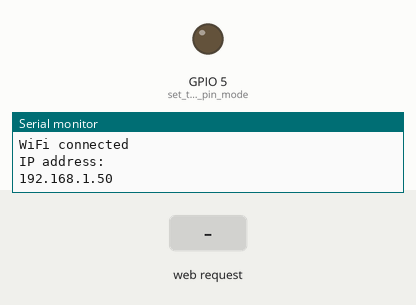
Bench run of a sketch on a simulated ESP32. Shown: output pins drawn as LEDs (lit = HIGH), the last lines printed to the serial monitor. The inputs (shaded band) are chosen by the test bench. WiFi joins after 1.5 s; servers stay silent unless stated.

Above: at 2.7 s.
2.8 s: HTTP request GET /H received
At 3.4 s:
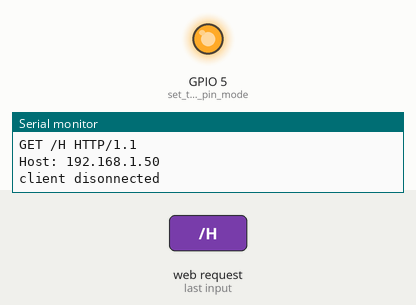
4.3 s: HTTP request GET /L received
At 5.7 s:
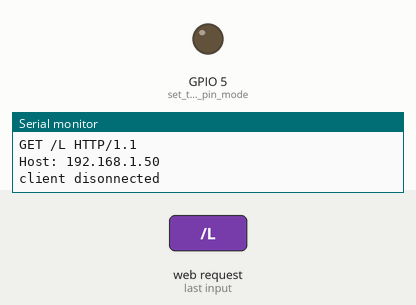
Timing chart, 0 to 7.3 s (numbered marks = the images above; inputs shaded):
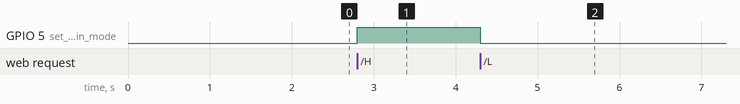

The sketch:

ESP32_webserver_range_t1.ino
```cpp
#include <WiFi.h>

const char* ssid     = "lucky";
const char* password = "laxmish53";
WiFiServer server(80);

void setup()
{
    Serial.begin(115200);
    pinMode(5, OUTPUT);      // set the LED pin mode

    delay(10);

    // We start by connecting to a WiFi network

    Serial.println();
    Serial.println();
    Serial.print("Connecting to ");
    Serial.println(ssid);

   WiFi.begin(ssid, password);


  WiFi.mode(WIFI_AP_STA);  //need both to serve the webpage and take commands via tcp
  IPAddress ip(1,2,3,4);
  IPAddress gateway(1,2,3,1);
  IPAddress subnet(255,255,255,0);
  WiFi.softAPConfig(ip, gateway, subnet);
  WiFi.softAP("ESP32"); //Access point is open

  delay(1000);
  IPAddress myIP = WiFi.softAPIP();
  Serial.print("AP IP address: ");
  Serial.println(myIP);
    while (WiFi.status() != WL_CONNECTED) {
        delay(500);
        Serial.print(".");
    }

    Serial.println("");
    Serial.println("WiFi connected");
    Serial.println("IP address: ");
    Serial.println(WiFi.localIP());

    server.begin();

}

int value = 0;

void loop(){
 WiFiClient client = server.available();   // listen for incoming clients

  if (client) {                             // if you get a client,
    Serial.println("new client");           // print a message out the serial port
    String currentLine = "";                // make a String to hold incoming data from the client
    while (client.connected()) {            // loop while the client's connected
      if (client.available()) {             // if there's bytes to read from the client,
        char c = client.read();             // read a byte, then
        Serial.write(c);                    // print it out the serial monitor
        if (c == '\n') {                    // if the byte is a newline character

          // if the current line is blank, you got two newline characters in a row.
          // that's the end of the client HTTP request, so send a response:
          if (currentLine.length() == 0) {
            // HTTP headers always start with a response code (e.g. HTTP/1.1 200 OK)
            // and a content-type so the client knows what's coming, then a blank line:
            client.println("HTTP/1.1 200 OK");
            client.println("Content-type:text/html");
            client.println();

            // the content of the HTTP response follows the header:
            client.print("<button onclick='location.href=\"/H\"'> LED ON </button><br>");
            client.print("<button onclick='location.href=\"/L\"'> LED OFF </button><br>");
            client.print("<input type='range' min='0' max='255' value='0' step='5' onchange='document.getElementById('range2').innerHTML = value'/>");
            client.print("<span id='range2'>0</span>");
           // client.print("");

            // The HTTP response ends with another blank line:
            client.println();
            // break out of the while loop:
            break;
          } else {    // if you got a newline, then clear currentLine:
            currentLine = "";
          }
        } else if (c != '\r') {  // if you got anything else but a carriage return character,
          currentLine += c;      // add it to the end of the currentLine
        }

        // Check to see if the client request was "GET /H" or "GET /L":
        if (currentLine.endsWith("GET /H")) {
          digitalWrite(5, HIGH);               // GET /H turns the LED on
        }
        if (currentLine.endsWith("GET /L")) {
          digitalWrite(5, LOW);                // GET /L turns the LED off
        }
      }
    }
    // close the connection:
    client.stop();
    Serial.println("client disonnected");
  }
}
```

Measured:
- after the input at 2.8 s, GPIO 5 (set_the_LED_pin_mode): LOW → HIGH at once
- after the input at 4.3 s, GPIO 5 (set_the_LED_pin_mode): HIGH → LOW at once
